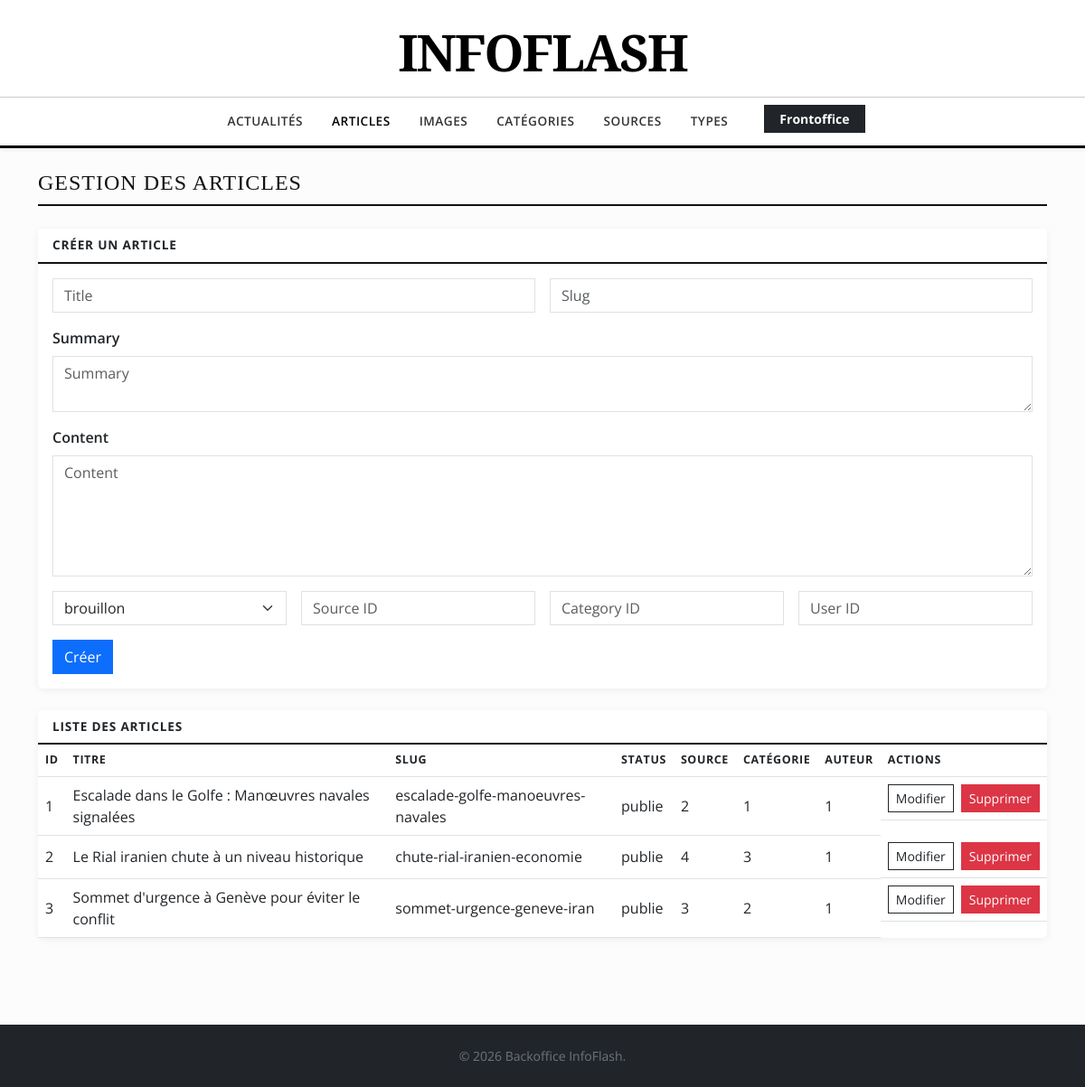
The page /backoffice/pages/Article.php on the database as committed earlier.
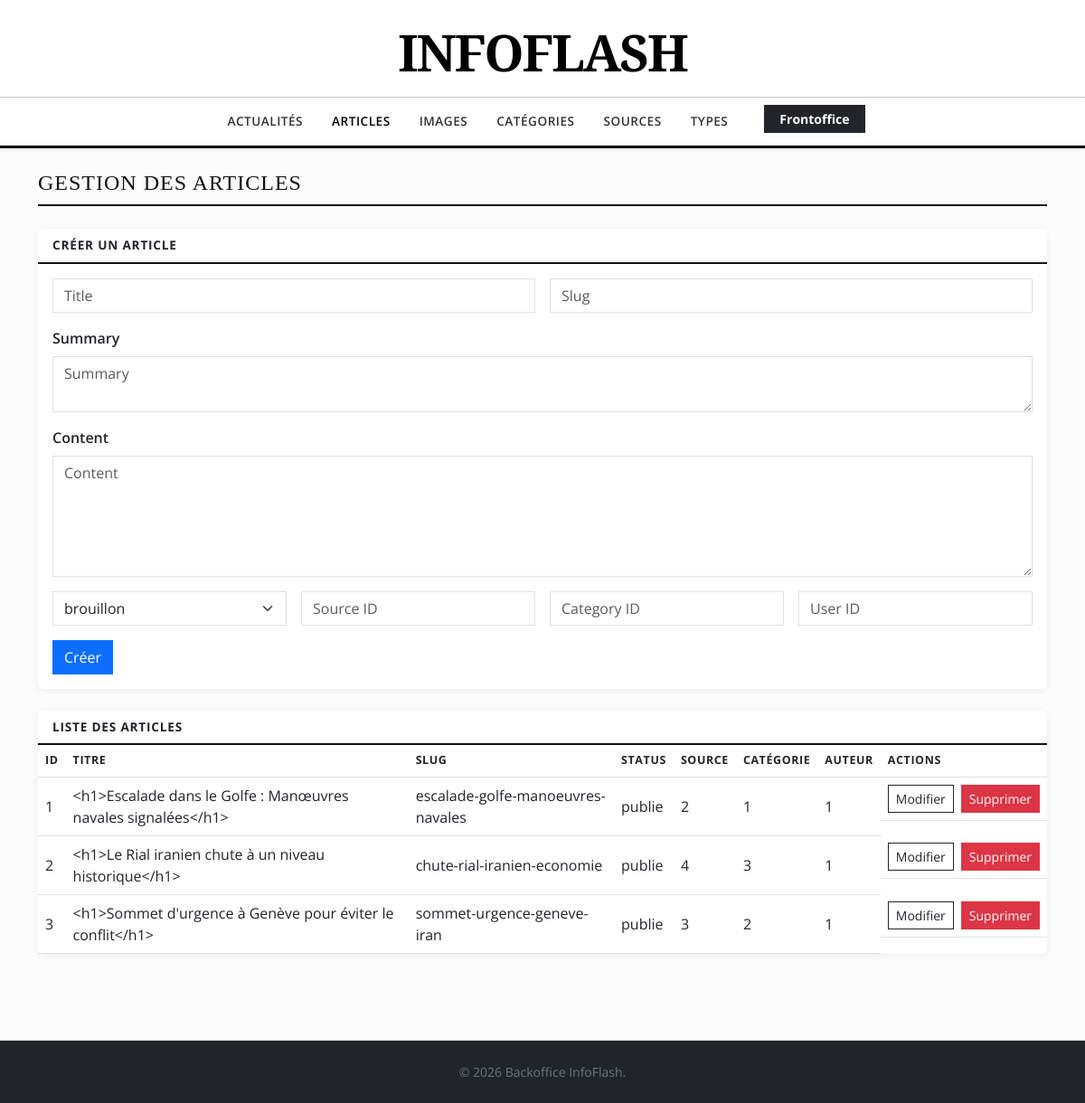
The same page on the database as committed later.
### tables this page shows
CREATE TABLE article (
    id INT PRIMARY KEY AUTO_INCREMENT,
    title VARCHAR(255) NOT NULL,
    slug VARCHAR(255) NOT NULL UNIQUE,  
    summary TEXT,  
    content LONGTEXT NOT NULL,
    status ENUM('brouillon', 'publie', 'archive') DEFAULT 'brouillon',
    source_id INT,
    category_id INT,
    user_id INT,  
    created_at TIMESTAMP DEFAULT CURRENT_TIMESTAMP,
    updated_at TIMESTAMP DEFAULT CURRENT_TIMESTAMP ON UPDATE CURRENT_TIMESTAMP,
    FOREIGN KEY (source_id) REFERENCES source(id) ON DELETE SET NULL,
    FOREIGN KEY (category_id) REFERENCES category_article(id) ON DELETE SET NULL,
    FOREIGN KEY (user_id) REFERENCES user(id) ON DELETE SET NULL
);

### backoffice/controllers/Article.php (called while the page is built, shortened)
<?php
include_once __DIR__ . '/../models/Article.php';
$error = $_GET['err'] ?? '';
try {
	$conn = getConnection();
	$stmt = $conn->prepare("SELECT * FROM article");
	$stmt->execute();
	$items = $stmt->get_result()->fetch_all(MYSQLI_ASSOC);
} catch (Throwable $exception) {
	if (empty($error)) {
		$error = $exception->getMessage();
	}
}

### backoffice/pages/Article.php (the view, shortened to what the changed rows need)
<?php
include_once '../controllers/Article.php';
function e($value) {
	return htmlspecialchars((string) $value, ENT_QUOTES, 'UTF-8');
}
?>
<!DOCTYPE html>
<html lang="fr">
<head>
	<link href="https://cdn.jsdelivr.net/npm/bootstrap@5.3.0/dist/css/bootstrap.min.css" rel="stylesheet">
</head>
<body>
<header class="bg-white pt-4 pb-3">
	<div class="container text-center"><a href="index" class="text-decoration-none"><h1 class="logo-text mb-0">INFOFLASH</h1></a></div>
</header>
<main class="container pb-5">
	<h2 class="section-title h4">Gestion des articles</h2>
	<div class="card panel">
		<div class="table-responsive">
			<table class="table table-hover align-middle mb-0">
				<thead><tr><th>ID</th><th>Titre</th><th>Slug</th><th>Status</th><th>Source</th><th>Catégorie</th><th>Auteur</th><th>Actions</th></tr></thead>
				<tbody>
				<?php foreach ($items as $item): ?>
					<tr>
						<td><?php echo e($item['id']); ?></td>
						<td><?php echo e($item['title']); ?></td>
						<td><?php echo e($item['slug']); ?></td>
						<td><?php echo e($item['status']); ?></td>
						<td><?php echo e($item['source_id']); ?></td>
						<td><?php echo e($item['category_id']); ?></td>
						<td><?php echo e($item['user_id']); ?></td>
						<td class="d-flex gap-2">
							<a class="btn btn-sm btn-outline-dark" href="?edit=<?php echo e($item['id']); ?>">Modifier</a>
							<form method="post" onsubmit="return confirm('Supprimer cet article ?');">
								<button class="btn btn-sm btn-danger" type="submit">Supprimer</button>
							</form>
						</td>
					</tr>
				<?php endforeach; ?>
				</tbody>
			</table>
		</div>
	</div>
</main>
</body>
</html>

Rows that differ between the two databases and show on the page:
changed article "escalade-golfe-manoeuvres-navales": title "Escalade dans le Golfe : Manœuvres navales signalées" → "<h1>Escalade dans le Golfe : Manœuvres navales signalées</h1>"
changed article "chute-rial-iranien-economie": title "Le Rial iranien chute à un niveau historique" → "<h1>Le Rial iranien chute à un niveau historique</h1>"
changed article "sommet-urgence-geneve-iran": title "Sommet d'urgence à Genève pour éviter le conflit" → "<h1>Sommet d'urgence à Genève pour éviter le conflit</h1>"
